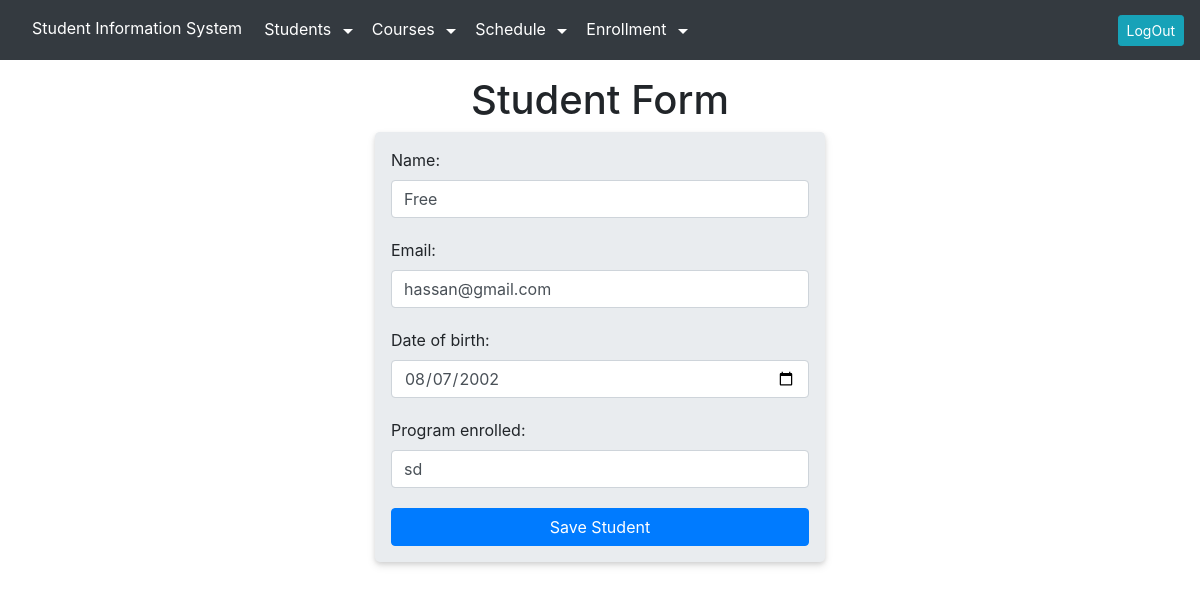
The app's page /studentupdate/11/ (signed in) with its own data.
### sis_app/models.py (models this page shows, shortened)
class Student(models.Model):
    id = models.AutoField(primary_key=True)
    name = models.CharField(max_length=100)
    email = models.EmailField(unique=True)
    date_of_birth = models.DateField()
    program_enrolled = models.CharField(max_length=100)

### sis_app/views.py (the view)
# urls.py: path('studentupdate/<int:id>/', views.student_update_view, name='student_update'),
@login_required
def student_update_view(request, id):
    student = Student.objects.get(id=id)
    form = StudentForm(instance=student)
    if request.method == 'POST':
        form = StudentForm(request.POST, instance=student)
        if form.is_valid():
            form.save()
            return redirect('student_list')
    return render(request, 'student_form.html', {'form':form})

### sis_app/forms.py
class StudentForm(forms.ModelForm):
    class Meta:
        model = Student
        fields = '__all__'
        lables = {
            'name': 'Student Name',
            'email': 'Email',
            'date_of_birth': 'Date Of Birth',
            'program_enrolled': 'Program Enrolled'
        }
        widgets = {
            'name': forms.TextInput(
                attrs={'placeholder':'E.g Ali', 'class':'form-control' }),
            'email': forms.EmailInput(
                attrs={'placeholder':'E.g ali@gmail.com', 'class':'form-control' }),
            'date_of_birth': forms.DateInput(
                attrs={'placeholder': '2001-01-01', 'class': 'form-control', 'type': 'date'}),
            'program_enrolled': forms.TextInput(
                attrs={'placeholder':'BA', 'class':'form-control' }),
        }

### sis_app/templates/student_form.html (shortened to what this page needs)
{% extends "layout.html" %}
{% block content %}
<h1 class="text-center"> Student Form </h1>
<form method="POST"  class="jumbotron  light-shadow maxWidth mx-auto p-3">
        <div class="d-flex flex-column gap5 ">
{{form}}
<button class="btn btn-primary btn-block" type="submit">Save Student</button>
        </div>
</form>
{%endblock%}

### sis_app/templates/layout.html (style rules this page uses)
.gap5 { gap: 20px; }
body { padding-top: 56px; }
.light-shadow { box-shadow: 0 2px 4px rgba(0, 0, 0, 0.1), 0 4px 8px rgba(0, 0, 0, 0.1); }
.maxWidth { max-width: 450px; width: 100%; }

### records on screen
Student: name "Free", email "hassan@gmail.com", date_of_birth "08/07/2002", program_enrolled "sd"
